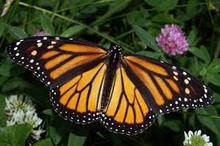
%> input picture Filtering/butterfly.jpeg, 220 x 146 px, shrunk from 275 x 183 before the run
$ octave Filtering.m   (GNU Octave 9; MATLAB toolbox functions it lacks are replaced by stand-ins)
%> lines starting %> are read from the running program, lines starting %| are printed output that depends on the picture; in (x1, y1, x2, y2) boxes, pixels count from 0 and x2, y2 are one past the last pixel; in counts of white or black regions, pixels touching at a corner belong together; the program's own positions count from 1
clear all;
close all;
clc;
img = imread('butterfly.jpeg');
%> img is the input picture: size 146x220x3 uint8; mean R, G, B 66.8, 63.4, 34.5
grayScaleImage = rgb2gray(img);
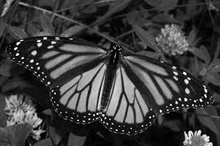
%> grayScaleImage: size 146x220 uint8; min 0, max 255, mean 61.1
doubleImage = double(grayScaleImage);
%filtering with 3X3 filter
h = ones(3,3)/9;
ir = size(grayScaleImage,1);
%> ir = 146
ic = size(grayScaleImage,2);
%> ic = 220
kr = 3;
kc = 3;
row = round(kr/2);
col = round(kc/2);
outputImage = double(zeros(ir,ic));
for i=row:ir-row+1
    for j=col:ic-col+1
        sum = 0
        for ii=1:kr
            for jj=1:kc
                sum = sum + h(ii,jj)*doubleImage(i-row+ii,j-col+jj);
            end
        end
        outputImage(i,j) = sum;
    end
end
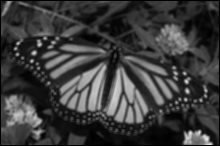
%> outputImage: size 146x220 double; min 0, max 226.3, mean 60
%correcting the borders
for i= 1:ir
    for j=1:ic
        if outputImage(i,j) == 0
            outputImage(i,j) = doubleImage(i,j);
        end
    end
end
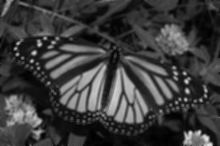
%> outputImage: size 146x220 double; 2.26% of pixels changed, all inside (x1, y1, x2, y2) = (0, 0, 220, 146)
figure
subplot(1,2,1)
imshow(grayScaleImage), title('Image');
subplot(1,2,2)
imshow(uint8(outputImage)), title('3X3 Filtered Image');
%5X5 filter
h = ones(5,5)/25;
ir = size(grayScaleImage,1);
ic = size(grayScaleImage,2);
kr = 5;
kc = 5;
row = round(kr/2);
col = round(kc/2);
outputImage = double(zeros(ir,ic));
for i=row:ir-row+1
    for j=col:ic-col+1
        sum = 0
        for ii=1:kr
            for jj=1:kc
                sum = sum + h(ii,jj)*doubleImage(i-row+ii,j-col+jj);
            end
        end
        outputImage(i,j) = sum;
    end
end
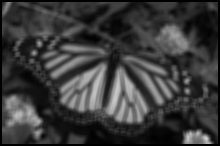
%> outputImage: size 146x220 double; min 0, max 209.8, mean 58.9
for i= 1:ir
    for j=1:ic
        if outputImage(i,j) == 0
            outputImage(i,j) = doubleImage(i,j);
        end
    end
end
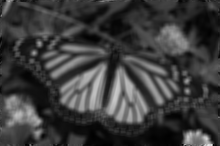
%> outputImage: size 146x220 double; 4.5% of pixels changed, all inside (x1, y1, x2, y2) = (0, 0, 220, 146)
figure
subplot(1,2,1)
imshow(grayScaleImage), title('Image');
subplot(1,2,2)
imshow(uint8(outputImage)), title('5X5 Filtered Image');
